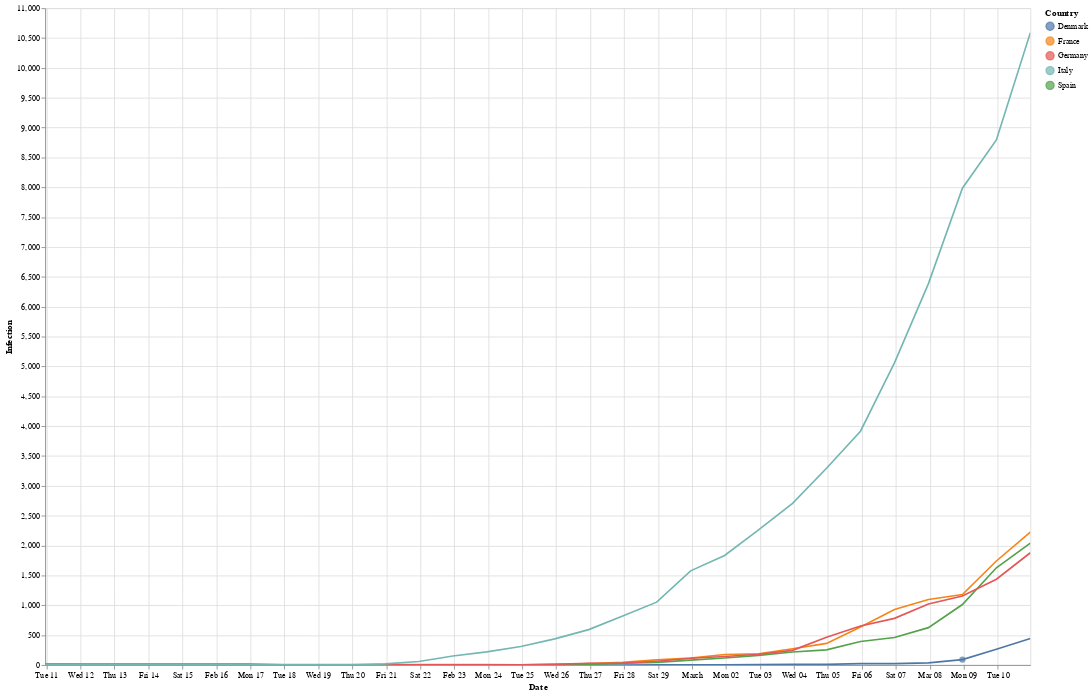

Write notebook code for a chart like this one.
### Code cell
okay+points

### Figure 1 — Vega-Lite specification as saved in the notebook (floating-point values rounded to 4 significant figures; data arrays with more than 128 entries replaced by an {"elided": "..."} marker saying what was removed)
{"config": {"view": {"continuousWidth": 400, "continuousHeight": 300}}, "layer": [{"data": {"name": "data-df10d57650b7df7b8d3b9041adba57ac"}, "mark": "line", "encoding": {"color": {"type": "nominal", "field": "Country"}, "x": {"type": "temporal", "field": "Date"}, "y": {"type": "quantitative", "field": "Infection"}}, "height": 800, "selection": {"selector006": {"type": "interval", "bind": "scales", "encodings": ["x", "y"]}}, "width": 1200}, {"data": {"name": "data-791298f0745defea4b96edb921857d11"}, "mark": {"type": "circle", "size": 60}, "encoding": {"color": {"type": "nominal", "field": "Country"}, "tooltip": [{"type": "temporal", "field": "Date"}, {"type": "quantitative", "field": "Infection"}, {"type": "nominal", "field": "text"}], "x": {"type": "temporal", "field": "Date"}, "y": {"type": "quantitative", "field": "Infection"}}, "selection": {"selector008": {"type": "interval", "bind": "scales", "encodings": ["x", "y"]}}}], "$schema": "https://vega.github.io/schema/vega-lite/v4.0.2.json", "datasets": {"data-df10d57650b7df7b8d3b9041adba57ac": {"elided": "150 records"}, "data-791298f0745defea4b96edb921857d11": [{"Country": "Denmark", "Date": "2020-03-08T23:00:00", "Infection": 91, "text": "first school is closed. Public transport is encouraged not to be used, especially in rush hours."}]}}
